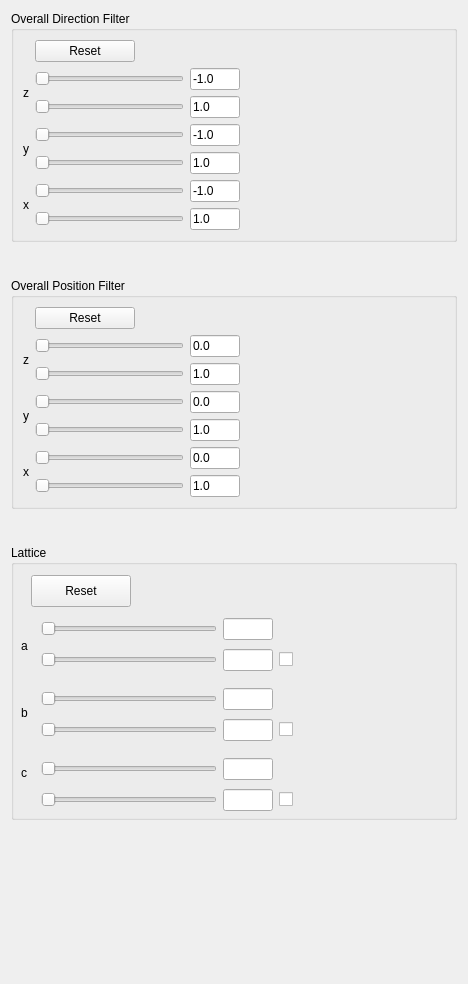
         <widget class="QWidget" name="page_3">
          <property name="geometry">
           <rect>
            <x>0</x>
            <y>0</y>
            <width>468</width>
            <height>984</height>
           </rect>
          </property>
          <attribute name="label">
           <string>Filters</string>
          </attribute>
          <layout class="QGridLayout" name="gridLayout_4">
           <item row="0" column="0">
            <widget class="QGroupBox" name="groupBox_10">
             <property name="title">
              <string>Overall Direction Filter</string>
             </property>
             <layout class="QGridLayout" name="gridLayout_71">
              <item row="1" column="0">
               <widget class="QLabel" name="label_7">
                <property name="text">
                 <string>z</string>
                </property>
               </widget>
              </item>
              <item row="1" column="1">
               <layout class="QGridLayout" name="gridLayout_68">
                <item row="0" column="1">
                 <widget class="QLineEdit" name="lineEdit_overall_dir_zmin">
                  <property name="sizePolicy">
                   <sizepolicy hsizetype="Preferred" vsizetype="Fixed">
                    <horstretch>0</horstretch>
                    <verstretch>0</verstretch>
                   </sizepolicy>
                  </property>
                  <property name="maximumSize">
                   <size>
                    <width>50</width>
                    <height>16777215</height>
                   </size>
                  </property>
                  <property name="text">
                   <string>-1.0</string>
                  </property>
                 </widget>
                </item>
                <item row="1" column="1">
                 <widget class="QLineEdit" name="lineEdit_overall_dir_zmax">
                  <property name="sizePolicy">
                   <sizepolicy hsizetype="Preferred" vsizetype="Fixed">
                    <horstretch>0</horstretch>
                    <verstretch>0</verstretch>
                   </sizepolicy>
                  </property>
                  <property name="maximumSize">
                   <size>
                    <width>50</width>
                    <height>16777215</height>
                   </size>
                  </property>
                  <property name="text">
                   <string>1.0</string>
                  </property>
                 </widget>
                </item>
                <item row="0" column="0">
                 <widget class="QSlider" name="horizontalSlider_overall_dir_zmin">
                  <property name="maximumSize">
                   <size>
                    <width>200</width>
                    <height>16777215</height>
                   </size>
                  </property>
                  <property name="orientation">
                   <enum>Qt::Horizontal</enum>
                  </property>
                 </widget>
                </item>
                <item row="1" column="0">
                 <widget class="QSlider" name="horizontalSlider_overall_dir_zmax">
                  <property name="maximumSize">
                   <size>
                    <width>200</width>
                    <height>16777215</height>
                   </size>
                  </property>
                  <property name="orientation">
                   <enum>Qt::Horizontal</enum>
                  </property>
                 </widget>
                </item>
               </layout>
              </item>
              <item row="3" column="0">
               <widget class="QLabel" name="label_68">
                <property name="text">
                 <string>x</string>
                </property>
               </widget>
              </item>
              <item row="3" column="1">
               <layout class="QGridLayout" name="gridLayout_85">
                <item row="1" column="1">
                 <widget class="QLineEdit" name="lineEdit_overall_dir_xmax">
                  <property name="sizePolicy">
                   <sizepolicy hsizetype="Preferred" vsizetype="Fixed">
                    <horstretch>0</horstretch>
                    <verstretch>0</verstretch>
                   </sizepolicy>
                  </property>
                  <property name="maximumSize">
                   <size>
                    <width>50</width>
                    <height>16777215</height>
                   </size>
                  </property>
                  <property name="text">
                   <string>1.0</string>
                  </property>
                 </widget>
                </item>
                <item row="0" column="1">
                 <widget class="QLineEdit" name="lineEdit_overall_dir_xmin">
                  <property name="sizePolicy">
                   <sizepolicy hsizetype="Preferred" vsizetype="Fixed">
                    <horstretch>0</horstretch>
                    <verstretch>0</verstretch>
                   </sizepolicy>
                  </property>
                  <property name="maximumSize">
                   <size>
                    <width>50</width>
                    <height>16777215</height>
                   </size>
                  </property>
                  <property name="text">
                   <string>-1.0</string>
                  </property>
                 </widget>
                </item>
                <item row="0" column="0">
                 <widget class="QSlider" name="horizontalSlider_overall_dir_xmin">
                  <property name="maximumSize">
                   <size>
                    <width>200</width>
                    <height>16777215</height>
                   </size>
                  </property>
                  <property name="orientation">
                   <enum>Qt::Horizontal</enum>
                  </property>
                 </widget>
                </item>
                <item row="1" column="0">
                 <widget class="QSlider" name="horizontalSlider_overall_dir_xmax">
                  <property name="maximumSize">
                   <size>
                    <width>200</width>
                    <height>16777215</height>
                   </size>
                  </property>
                  <property name="orientation">
                   <enum>Qt::Horizontal</enum>
                  </property>
                 </widget>
                </item>
               </layout>
              </item>
              <item row="1" column="2">
               <spacer name="horizontalSpacer_42">
                <property name="orientation">
                 <enum>Qt::Horizontal</enum>
                </property>
                <property name="sizeHint" stdset="0">
                 <size>
                  <width>40</width>
                  <height>20</height>
                 </size>
                </property>
               </spacer>
              </item>
              <item row="2" column="0">
               <widget class="QLabel" name="label_67">
                <property name="text">
                 <string>y</string>
                </property>
               </widget>
              </item>
              <item row="2" column="1">
               <layout class="QGridLayout" name="gridLayout_83">
                <item row="0" column="0">
                 <widget class="QSlider" name="horizontalSlider_overall_dir_ymin">
                  <property name="maximumSize">
                   <size>
                    <width>200</width>
                    <height>16777215</height>
                   </size>
                  </property>
                  <property name="orientation">
                   <enum>Qt::Horizontal</enum>
                  </property>
                 </widget>
                </item>
                <item row="0" column="1">
                 <widget class="QLineEdit" name="lineEdit_overall_dir_ymin">
                  <property name="sizePolicy">
                   <sizepolicy hsizetype="Preferred" vsizetype="Fixed">
                    <horstretch>0</horstretch>
                    <verstretch>0</verstretch>
                   </sizepolicy>
                  </property>
                  <property name="maximumSize">
                   <size>
                    <width>50</width>
                    <height>16777215</height>
                   </size>
                  </property>
                  <property name="text">
                   <string>-1.0</string>
                  </property>
                 </widget>
                </item>
                <item row="1" column="1">
                 <widget class="QLineEdit" name="lineEdit_overall_dir_ymax">
                  <property name="sizePolicy">
                   <sizepolicy hsizetype="Preferred" vsizetype="Fixed">
                    <horstretch>0</horstretch>
                    <verstretch>0</verstretch>
                   </sizepolicy>
                  </property>
                  <property name="maximumSize">
                   <size>
                    <width>50</width>
                    <height>16777215</height>
                   </size>
                  </property>
                  <property name="text">
                   <string>1.0</string>
                  </property>
                 </widget>
                </item>
                <item row="1" column="0">
                 <widget class="QSlider" name="horizontalSlider_overall_dir_ymax">
                  <property name="maximumSize">
                   <size>
                    <width>200</width>
                    <height>16777215</height>
                   </size>
                  </property>
                  <property name="orientation">
                   <enum>Qt::Horizontal</enum>
                  </property>
                 </widget>
                </item>
               </layout>
              </item>
              <item row="0" column="1">
               <widget class="QPushButton" name="pushButton_reset_direction_filter">
                <property name="minimumSize">
                 <size>
                  <width>100</width>
                  <height>0</height>
                 </size>
                </property>
                <property name="maximumSize">
                 <size>
                  <width>100</width>
                  <height>16777215</height>
                 </size>
                </property>
                <property name="text">
                 <string>Reset</string>
                </property>
               </widget>
              </item>
             </layout>
            </widget>
           </item>
           <item row="8" column="0">
            <spacer name="verticalSpacer_6">
             <property name="orientation">
              <enum>Qt::Vertical</enum>
             </property>
             <property name="sizeType">
              <enum>QSizePolicy::Expanding</enum>
             </property>
             <property name="sizeHint" stdset="0">
              <size>
               <width>20</width>
               <height>40</height>
              </size>
             </property>
            </spacer>
           </item>
           <item row="2" column="0">
            <spacer name="verticalSpacer">
             <property name="orientation">
              <enum>Qt::Vertical</enum>
             </property>
             <property name="sizeType">
              <enum>QSizePolicy::Fixed</enum>
             </property>
             <property name="sizeHint" stdset="0">
              <size>
               <width>20</width>
               <height>30</height>
              </size>
             </property>
            </spacer>
           </item>
           <item row="3" column="0">
            <widget class="QGroupBox" name="groupBox_16">
             <property name="title">
              <string>Overall Position Filter</string>
             </property>
             <layout class="QGridLayout" name="gridLayout_72">
              <item row="3" column="1">
               <layout class="QGridLayout" name="gridLayout_86">
                <item row="1" column="1">
                 <widget class="QLineEdit" name="lineEdit_overall_pos_zmax">
                  <property name="sizePolicy">
                   <sizepolicy hsizetype="Preferred" vsizetype="Fixed">
                    <horstretch>0</horstretch>
                    <verstretch>0</verstretch>
                   </sizepolicy>
                  </property>
                  <property name="maximumSize">
                   <size>
                    <width>50</width>
                    <height>16777215</height>
                   </size>
                  </property>
                  <property name="text">
                   <string>1.0</string>
                  </property>
                 </widget>
                </item>
                <item row="1" column="0">
                 <widget class="QSlider" name="horizontalSlider_overall_pos_zmax">
                  <property name="maximumSize">
                   <size>
                    <width>200</width>
                    <height>16777215</height>
                   </size>
                  </property>
                  <property name="orientation">
                   <enum>Qt::Horizontal</enum>
                  </property>
                 </widget>
                </item>
                <item row="0" column="1">
                 <widget class="QLineEdit" name="lineEdit_overall_pos_zmin">
                  <property name="sizePolicy">
                   <sizepolicy hsizetype="Preferred" vsizetype="Fixed">
                    <horstretch>0</horstretch>
                    <verstretch>0</verstretch>
                   </sizepolicy>
                  </property>
                  <property name="maximumSize">
                   <size>
                    <width>50</width>
                    <height>16777215</height>
                   </size>
                  </property>
                  <property name="text">
                   <string>0.0</string>
                  </property>
                 </widget>
                </item>
                <item row="0" column="0">
                 <widget class="QSlider" name="horizontalSlider_overall_pos_zmin">
                  <property name="maximumSize">
                   <size>
                    <width>200</width>
                    <height>16777215</height>
                   </size>
                  </property>
                  <property name="orientation">
                   <enum>Qt::Horizontal</enum>
                  </property>
                 </widget>
                </item>
               </layout>
              </item>
              <item row="4" column="0">
               <widget class="QLabel" name="label_66">
                <property name="text">
                 <string>y</string>
                </property>
               </widget>
              </item>
              <item row="3" column="2">
               <spacer name="horizontalSpacer_44">
                <property name="orientation">
                 <enum>Qt::Horizontal</enum>
                </property>
                <property name="sizeHint" stdset="0">
                 <size>
                  <width>40</width>
                  <height>20</height>
                 </size>
                </property>
               </spacer>
              </item>
              <item row="5" column="0">
               <widget class="QLabel" name="label_69">
                <property name="text">
                 <string>x</string>
                </property>
               </widget>
              </item>
              <item row="3" column="0">
               <widget class="QLabel" name="label_65">
                <property name="text">
                 <string>z</string>
                </property>
               </widget>
              </item>
              <item row="5" column="1">
               <layout class="QGridLayout" name="gridLayout_88">
                <item row="1" column="0">
                 <widget class="QSlider" name="horizontalSlider_overall_pos_xmax">
                  <property name="maximumSize">
                   <size>
                    <width>200</width>
                    <height>16777215</height>
                   </size>
                  </property>
                  <property name="orientation">
                   <enum>Qt::Horizontal</enum>
                  </property>
                 </widget>
                </item>
                <item row="0" column="0">
                 <widget class="QSlider" name="horizontalSlider_overall_pos_xmin">
                  <property name="maximumSize">
                   <size>
                    <width>200</width>
                    <height>16777215</height>
                   </size>
                  </property>
                  <property name="orientation">
                   <enum>Qt::Horizontal</enum>
                  </property>
                 </widget>
                </item>
                <item row="1" column="1">
                 <widget class="QLineEdit" name="lineEdit_overall_pos_xmax">
                  <property name="sizePolicy">
                   <sizepolicy hsizetype="Preferred" vsizetype="Fixed">
                    <horstretch>0</horstretch>
                    <verstretch>0</verstretch>
                   </sizepolicy>
                  </property>
                  <property name="maximumSize">
                   <size>
                    <width>50</width>
                    <height>16777215</height>
                   </size>
                  </property>
                  <property name="text">
                   <string>1.0</string>
                  </property>
                 </widget>
                </item>
                <item row="0" column="1">
                 <widget class="QLineEdit" name="lineEdit_overall_pos_xmin">
                  <property name="sizePolicy">
                   <sizepolicy hsizetype="Preferred" vsizetype="Fixed">
                    <horstretch>0</horstretch>
                    <verstretch>0</verstretch>
                   </sizepolicy>
                  </property>
                  <property name="maximumSize">
                   <size>
                    <width>50</width>
                    <height>16777215</height>
                   </size>
                  </property>
                  <property name="text">
                   <string>0.0</string>
                  </property>
                 </widget>
                </item>
               </layout>
              </item>
              <item row="4" column="1">
               <layout class="QGridLayout" name="gridLayout_87">
                <item row="1" column="0">
                 <widget class="QSlider" name="horizontalSlider_overall_pos_ymax">
                  <property name="maximumSize">
                   <size>
                    <width>200</width>
                    <height>16777215</height>
                   </size>
                  </property>
                  <property name="orientation">
                   <enum>Qt::Horizontal</enum>
                  </property>
                 </widget>
                </item>
                <item row="0" column="1">
                 <widget class="QLineEdit" name="lineEdit_overall_pos_ymin">
                  <property name="sizePolicy">
                   <sizepolicy hsizetype="Preferred" vsizetype="Fixed">
                    <horstretch>0</horstretch>
                    <verstretch>0</verstretch>
                   </sizepolicy>
                  </property>
                  <property name="maximumSize">
                   <size>
                    <width>50</width>
                    <height>16777215</height>
                   </size>
                  </property>
                  <property name="text">
                   <string>0.0</string>
                  </property>
                 </widget>
                </item>
                <item row="1" column="1">
                 <widget class="QLineEdit" name="lineEdit_overall_pos_ymax">
                  <property name="sizePolicy">
                   <sizepolicy hsizetype="Preferred" vsizetype="Fixed">
                    <horstretch>0</horstretch>
                    <verstretch>0</verstretch>
                   </sizepolicy>
                  </property>
                  <property name="maximumSize">
                   <size>
                    <width>50</width>
                    <height>16777215</height>
                   </size>
                  </property>
                  <property name="text">
                   <string>1.0</string>
                  </property>
                 </widget>
                </item>
                <item row="0" column="0">
                 <widget class="QSlider" name="horizontalSlider_overall_pos_ymin">
                  <property name="maximumSize">
                   <size>
                    <width>200</width>
                    <height>16777215</height>
                   </size>
                  </property>
                  <property name="orientation">
                   <enum>Qt::Horizontal</enum>
                  </property>
                 </widget>
                </item>
               </layout>
              </item>
              <item row="0" column="1">
               <widget class="QPushButton" name="pushButton_reset_position_filter">
                <property name="minimumSize">
                 <size>
                  <width>100</width>
                  <height>0</height>
                 </size>
                </property>
                <property name="maximumSize">
                 <size>
                  <width>100</width>
                  <height>16777215</height>
                 </size>
                </property>
                <property name="text">
                 <string>Reset</string>
                </property>
               </widget>
              </item>
             </layout>
            </widget>
           </item>
           <item row="5" column="0">
            <spacer name="verticalSpacer_11">
             <property name="orientation">
              <enum>Qt::Vertical</enum>
             </property>
             <property name="sizeType">
              <enum>QSizePolicy::Fixed</enum>
             </property>
             <property name="sizeHint" stdset="0">
              <size>
               <width>20</width>
               <height>30</height>
              </size>
             </property>
            </spacer>
           </item>
           <item row="6" column="0">
            <widget class="QGroupBox" name="groupBox_3">
             <property name="sizePolicy">
              <sizepolicy hsizetype="Preferred" vsizetype="Fixed">
               <horstretch>0</horstretch>
               <verstretch>0</verstretch>
              </sizepolicy>
             </property>
             <property name="minimumSize">
              <size>
               <width>0</width>
               <height>275</height>
              </size>
             </property>
             <property name="title">
              <string>Lattice</string>
             </property>
             <widget class="QWidget" name="gridLayoutWidget">
              <property name="geometry">
               <rect>
                <x>30</x>
                <y>210</y>
                <width>252</width>
                <height>61</height>
               </rect>
              </property>
              <layout class="QGridLayout" name="gridLayout_8">
               <item row="1" column="0">
                <widget class="QSlider" name="horizontalSlider_cell_c_max">
                 <property name="maximumSize">
                  <size>
                   <width>200</width>
                   <height>16777215</height>
                  </size>
                 </property>
                 <property name="orientation">
                  <enum>Qt::Horizontal</enum>
                 </property>
                </widget>
               </item>
               <item row="0" column="1">
                <widget class="QLineEdit" name="lineEdit_cell_c_min">
                 <property name="sizePolicy">
                  <sizepolicy hsizetype="Preferred" vsizetype="Fixed">
                   <horstretch>0</horstretch>
                   <verstretch>0</verstretch>
                  </sizepolicy>
                 </property>
                 <property name="maximumSize">
                  <size>
                   <width>50</width>
                   <height>16777215</height>
                  </size>
                 </property>
                </widget>
               </item>
               <item row="0" column="0">
                <widget class="QSlider" name="horizontalSlider_cell_c_min">
                 <property name="maximumSize">
                  <size>
                   <width>200</width>
                   <height>16777215</height>
                  </size>
                 </property>
                 <property name="orientation">
                  <enum>Qt::Horizontal</enum>
                 </property>
                </widget>
               </item>
               <item row="1" column="2">
                <widget class="QCheckBox" name="checkBox_cell_c">
                 <property name="text">
                  <string/>
                 </property>
                </widget>
               </item>
               <item row="1" column="1">
                <widget class="QLineEdit" name="lineEdit_cell_c_max">
                 <property name="sizePolicy">
                  <sizepolicy hsizetype="Preferred" vsizetype="Fixed">
                   <horstretch>0</horstretch>
                   <verstretch>0</verstretch>
                  </sizepolicy>
                 </property>
                 <property name="maximumSize">
                  <size>
                   <width>50</width>
                   <height>16777215</height>
                  </size>
                 </property>
                </widget>
               </item>
              </layout>
             </widget>
             <widget class="QLabel" name="label_71">
              <property name="geometry">
               <rect>
                <x>10</x>
                <y>160</y>
                <width>16</width>
                <height>16</height>
               </rect>
              </property>
              <property name="text">
               <string>b</string>
              </property>
             </widget>
             <widget class="QLabel" name="label_72">
              <property name="geometry">
               <rect>
                <x>10</x>
                <y>220</y>
                <width>16</width>
                <height>16</height>
               </rect>
              </property>
              <property name="text">
               <string>c</string>
              </property>
             </widget>
             <widget class="QWidget" name="gridLayoutWidget_2">
              <property name="geometry">
               <rect>
                <x>30</x>
                <y>70</y>
                <width>252</width>
                <height>61</height>
               </rect>
              </property>
              <layout class="QGridLayout" name="gridLayout_11" rowstretch="0,0">
               <item row="0" column="0">
                <widget class="QSlider" name="horizontalSlider_cell_a_min">
                 <property name="enabled">
                  <bool>true</bool>
                 </property>
                 <property name="maximumSize">
                  <size>
                   <width>200</width>
                   <height>16777215</height>
                  </size>
                 </property>
                 <property name="orientation">
                  <enum>Qt::Horizontal</enum>
                 </property>
                </widget>
               </item>
               <item row="0" column="1">
                <widget class="QLineEdit" name="lineEdit_cell_a_min">
                 <property name="sizePolicy">
                  <sizepolicy hsizetype="Preferred" vsizetype="Fixed">
                   <horstretch>0</horstretch>
                   <verstretch>0</verstretch>
                  </sizepolicy>
                 </property>
                 <property name="maximumSize">
                  <size>
                   <width>50</width>
                   <height>16777215</height>
                  </size>
                 </property>
                </widget>
               </item>
               <item row="1" column="2">
                <widget class="QCheckBox" name="checkBox_cell_a">
                 <property name="text">
                  <string/>
                 </property>
                </widget>
               </item>
               <item row="1" column="0">
                <widget class="QSlider" name="horizontalSlider_cell_a_max">
                 <property name="maximumSize">
                  <size>
                   <width>200</width>
                   <height>16777215</height>
                  </size>
                 </property>
                 <property name="orientation">
                  <enum>Qt::Horizontal</enum>
                 </property>
                </widget>
               </item>
               <item row="1" column="1">
                <widget class="QLineEdit" name="lineEdit_cell_a_max">
                 <property name="sizePolicy">
                  <sizepolicy hsizetype="Preferred" vsizetype="Fixed">
                   <horstretch>0</horstretch>
                   <verstretch>0</verstretch>
                  </sizepolicy>
                 </property>
                 <property name="maximumSize">
                  <size>
                   <width>50</width>
                   <height>16777215</height>
                  </size>
                 </property>
                </widget>
               </item>
              </layout>
             </widget>
             <widget class="QWidget" name="gridLayoutWidget_3">
              <property name="geometry">
               <rect>
                <x>30</x>
                <y>140</y>
                <width>252</width>
                <height>61</height>
               </rect>
              </property>
              <layout class="QGridLayout" name="gridLayout_13">
               <item row="1" column="1">
                <widget class="QLineEdit" name="lineEdit_cell_b_max">
                 <property name="sizePolicy">
                  <sizepolicy hsizetype="Preferred" vsizetype="Fixed">
                   <horstretch>0</horstretch>
                   <verstretch>0</verstretch>
                  </sizepolicy>
                 </property>
                 <property name="maximumSize">
                  <size>
                   <width>50</width>
                   <height>16777215</height>
                  </size>
                 </property>
                </widget>
               </item>
               <item row="1" column="2">
                <widget class="QCheckBox" name="checkBox_cell_b">
                 <property name="text">
                  <string/>
                 </property>
                </widget>
               </item>
               <item row="1" column="0">
                <widget class="QSlider" name="horizontalSlider_cell_b_max">
                 <property name="maximumSize">
                  <size>
                   <width>200</width>
                   <height>16777215</height>
                  </size>
                 </property>
                 <property name="orientation">
                  <enum>Qt::Horizontal</enum>
                 </property>
                </widget>
               </item>
               <item row="0" column="0">
                <widget class="QSlider" name="horizontalSlider_cell_b_min">
                 <property name="maximumSize">
                  <size>
                   <width>200</width>
                   <height>16777215</height>
                  </size>
                 </property>
                 <property name="orientation">
                  <enum>Qt::Horizontal</enum>
                 </property>
                </widget>
               </item>
               <item row="0" column="1">
                <widget class="QLineEdit" name="lineEdit_cell_b_min">
                 <property name="sizePolicy">
                  <sizepolicy hsizetype="Preferred" vsizetype="Fixed">
                   <horstretch>0</horstretch>
                   <verstretch>0</verstretch>
                  </sizepolicy>
                 </property>
                 <property name="maximumSize">
                  <size>
                   <width>50</width>
                   <height>16777215</height>
                  </size>
                 </property>
                </widget>
               </item>
              </layout>
             </widget>
             <widget class="QLabel" name="label_70">
              <property name="geometry">
               <rect>
                <x>10</x>
                <y>70</y>
                <width>16</width>
                <height>61</height>
               </rect>
              </property>
              <property name="text">
               <string>a</string>
              </property>
             </widget>
             <widget class="QPushButton" name="pushButton_reset_cell_filter">
              <property name="geometry">
               <rect>
                <x>20</x>
                <y>30</y>
                <width>100</width>
                <height>32</height>
               </rect>
              </property>
              <property name="sizePolicy">
               <sizepolicy hsizetype="Fixed" vsizetype="Fixed">
                <horstretch>0</horstretch>
                <verstretch>0</verstretch>
               </sizepolicy>
              </property>
              <property name="minimumSize">
               <size>
                <width>100</width>
                <height>0</height>
               </size>
              </property>
              <property name="maximumSize">
               <size>
                <width>100</width>
                <height>16777215</height>
               </size>
              </property>
              <property name="text">
               <string>Reset</string>
              </property>
             </widget>
            </widget>
           </item>
          </layout>
         </widget>
